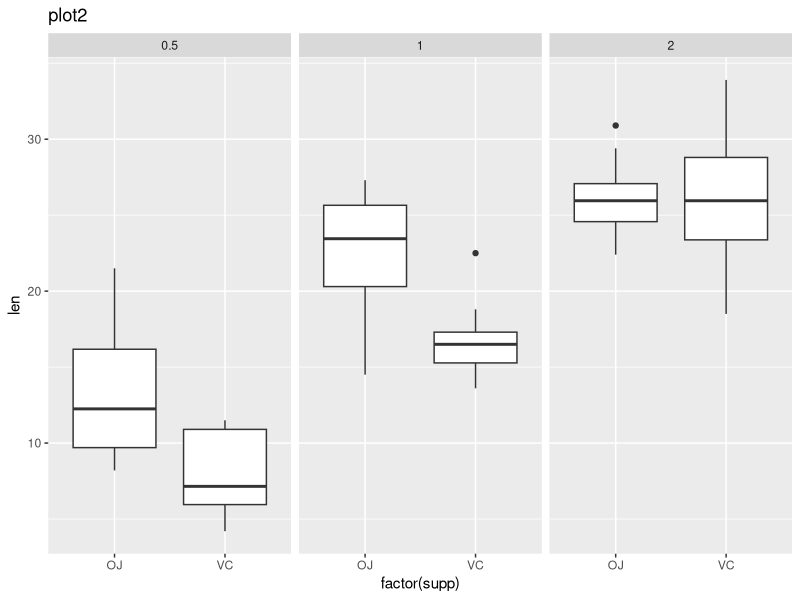

This figure's R source:
library(datasets)
data(ToothGrowth)

# look at the dataset variables
head(ToothGrowth)

library(ggplot2)
str(ToothGrowth)

##ToothGrowth$dose <- as.factor(ToothGrowth$dose)



q <- ggplot(ToothGrowth, aes(factor(supp), len))
q +geom_boxplot()+facet_grid(.~dose)+labs(title = "plot2")





str(ToothGrowth)

nrow(ToothGrowth)

summary(ToothGrowth)

table(ToothGrowth$dose, ToothGrowth$supp)

tail(ToothGrowth)


fit <- lm(len ~ dose + supp, data=ToothGrowth)
confint(fit)



summary(fit)
